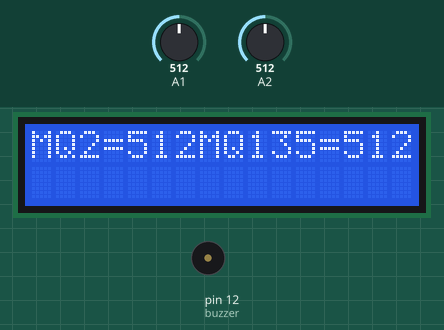
Simulated run of this sketch. Board: Arduino Uno, built with avr-gcc and run on an emulated ATmega328P. Parts: 16×2 character LCD, buzzer (waves = sounding, pin HIGH). The inputs (shaded band) are chosen by the test bench; at power-on: A1 = 512, A2 = 512. The modem accepts every AT command (registered, SIM ready, sends succeed) and sends nothing else; what the sketch prints to the serial monitor is not drawn.

Above: at 1.2 s.
1.3 s: A1 set to 440
At 8.2 s:
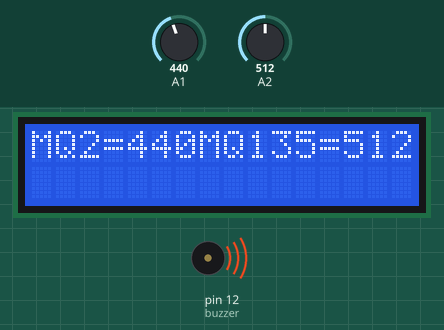
9.3 s: A2 set to 267
At 16.2 s:
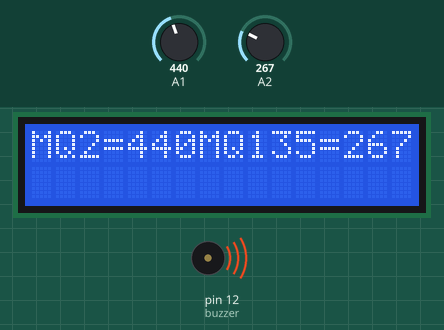
17.1 s: A2 set to 239
At 23.7 s:
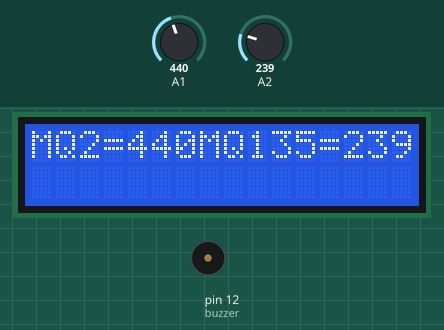
26.9 s: A1 set to 466
At 28.1 s:
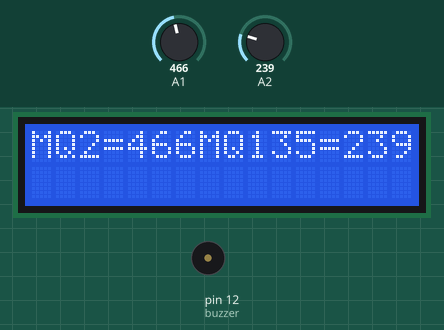
35.7 s: A2 set to 260
At 43.0 s:
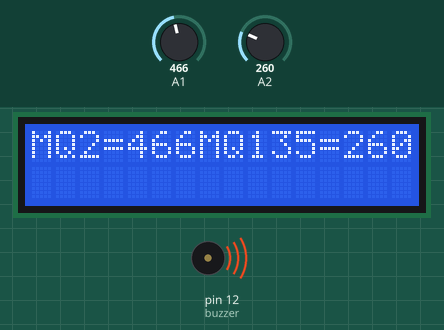
44.0 s: A1 set to 511
At 51.0 s:
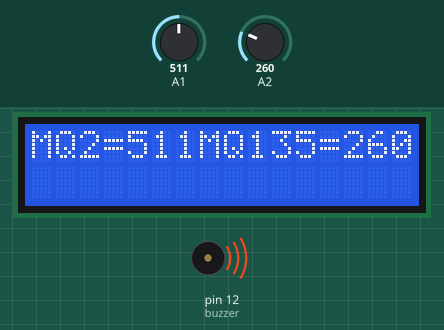
Timing chart, 0 to 52.5 s (numbered marks = the images above; inputs shaded):
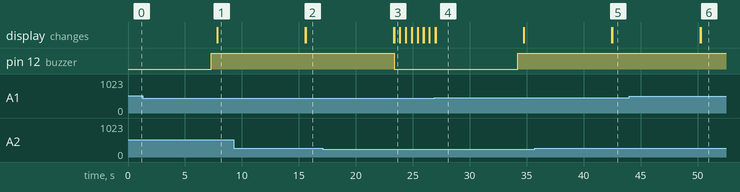

Measured:
- the behaviour switches between 251 and 250 on A2 (found by bisection; images 2 and 3)
- after the input at 1.3 s, the display: first differs from a run without the input after 6.6 s (image 1)
- after the input at 9.3 s, the display: first differs from a run without the input after 6.3 s (image 2)
- after the input at 17.1 s, pin 12 (buzzer): HIGH → LOW after 6.3 s; the display: first differs from a run without the input after 6.3 s (image 3)
- after the input at 26.9 s, pin 12 (buzzer): LOW → HIGH after 7.3 s; the display: first differs from a run without the input after 0.10 s (image 4)
- after the input at 35.7 s, the display: first differs from a run without the input after 6.8 s (image 5)
- after the input at 44.0 s, the display: first differs from a run without the input after 6.3 s (image 6)

The sketch:

arduino_code.ino
```cpp
#include <Wire.h>
#include <LiquidCrystal_I2C.h>
#include <SoftwareSerial.h>

SoftwareSerial mySerial(9,10);
LiquidCrystal_I2C lcd(0x27,16,2);
int MQ2gas;
int MQ135gas;
String message;
int buzzer = 12;
void setup() {
  lcd.begin();
  mySerial.begin(9600);
  Serial.begin(9600);
  pinMode(buzzer,OUTPUT);
}

void loop() {
  MQ2gas = analogRead(A1);
  MQ135gas = analogRead(A2);
  Serial.print("MQ-2 amount: ");
  Serial.println(MQ2gas);
  Serial.print("MQ-135 amount: ");
  Serial.println(MQ135gas);
  lcd.print("MQ2=");
  lcd.print(MQ2gas);
  lcd.print("MQ135=");
  lcd.print(MQ135gas);
  if(MQ2gas>450 or MQ135gas>250)
  {
    SendMessage();
    digitalWrite(buzzer,HIGH);
    MQ2gas = 0;
    MQ135gas = 0;
  }
  else
  {
    digitalWrite(buzzer,LOW);
  }
  delay(500);
  lcd.clear();
}

void SendMessage(){
  mySerial.println("AT+CMGF=1");
  delay(1000);
  mySerial.println("AT+CMGS=\"+8801772744545\"\r");
  delay(1000);
  mySerial.print("Hazardous Gas amounts in the air are at dangerous level. Immediate actions needs to be taken.");
  delay(100);
  mySerial.println(char(26));
  delay(5000);
}
```
